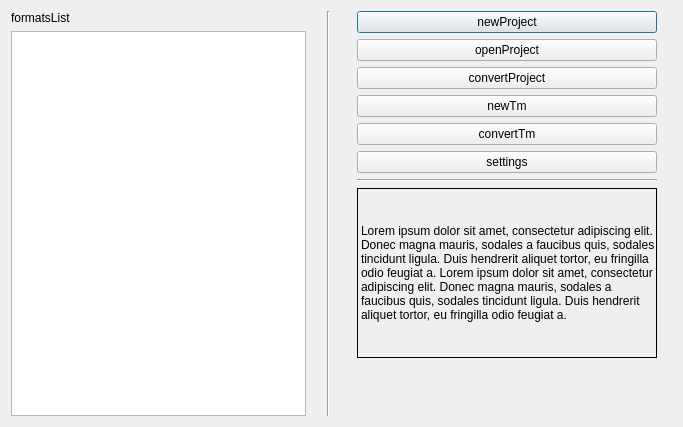
<?xml version="1.0" encoding="UTF-8"?>
<ui version="4.0">
 <class>Dialog</class>
 <widget class="QDialog" name="Dialog">
  <property name="geometry">
   <rect>
    <x>0</x>
    <y>0</y>
    <width>683</width>
    <height>427</height>
   </rect>
  </property>
  <property name="minimumSize">
   <size>
    <width>665</width>
    <height>350</height>
   </size>
  </property>
  <property name="windowTitle">
   <string>Dialog</string>
  </property>
  <layout class="QGridLayout" name="gridLayout">
   <item row="0" column="0">
    <layout class="QHBoxLayout" name="horizontalLayout">
     <item>
      <layout class="QGridLayout" name="gridLayout_3">
       <property name="rightMargin">
        <number>15</number>
       </property>
       <item row="0" column="0">
        <widget class="QLabel" name="formatsListLabel">
         <property name="text">
          <string>formatsList</string>
         </property>
        </widget>
       </item>
       <item row="1" column="0">
        <widget class="QListWidget" name="formatsListWidget"/>
       </item>
      </layout>
     </item>
     <item>
      <widget class="Line" name="line">
       <property name="orientation">
        <enum>Qt::Vertical</enum>
       </property>
      </widget>
     </item>
     <item>
      <layout class="QFormLayout" name="formLayout">
       <property name="leftMargin">
        <number>15</number>
       </property>
       <property name="rightMargin">
        <number>15</number>
       </property>
       <item row="1" column="1">
        <widget class="QPushButton" name="newProjBtn">
         <property name="text">
          <string>newProject</string>
         </property>
        </widget>
       </item>
       <item row="2" column="1">
        <widget class="QPushButton" name="opnProjBtn">
         <property name="text">
          <string>openProject</string>
         </property>
        </widget>
       </item>
       <item row="3" column="1">
        <widget class="QPushButton" name="convProjBtn">
         <property name="text">
          <string>convertProject</string>
         </property>
        </widget>
       </item>
       <item row="6" column="1">
        <widget class="QPushButton" name="settBtn">
         <property name="text">
          <string>settings</string>
         </property>
        </widget>
       </item>
       <item row="8" column="1">
        <widget class="QLabel" name="formatInfoLabel">
         <property name="minimumSize">
          <size>
           <width>300</width>
           <height>170</height>
          </size>
         </property>
         <property name="maximumSize">
          <size>
           <width>300</width>
           <height>600</height>
          </size>
         </property>
         <property name="sizeIncrement">
          <size>
           <width>0</width>
           <height>0</height>
          </size>
         </property>
         <property name="frameShape">
          <enum>QFrame::Box</enum>
         </property>
         <property name="lineWidth">
          <number>1</number>
         </property>
         <property name="midLineWidth">
          <number>0</number>
         </property>
         <property name="text">
          <string>Lorem ipsum dolor sit amet, consectetur adipiscing elit. Donec magna mauris, sodales a faucibus quis, sodales tincidunt ligula. Duis hendrerit aliquet tortor, eu fringilla odio feugiat a. Lorem ipsum dolor sit amet, consectetur adipiscing elit. Donec magna mauris, sodales a faucibus quis, sodales tincidunt ligula. Duis hendrerit aliquet tortor, eu fringilla odio feugiat a.</string>
         </property>
         <property name="textFormat">
          <enum>Qt::AutoText</enum>
         </property>
         <property name="wordWrap">
          <bool>true</bool>
         </property>
        </widget>
       </item>
       <item row="7" column="1">
        <widget class="Line" name="line_2">
         <property name="orientation">
          <enum>Qt::Horizontal</enum>
         </property>
        </widget>
       </item>
       <item row="4" column="1">
        <widget class="QPushButton" name="newTmBtn">
         <property name="text">
          <string>newTm</string>
         </property>
        </widget>
       </item>
       <item row="5" column="1">
        <widget class="QPushButton" name="convTmBtn">
         <property name="text">
          <string>convertTm</string>
         </property>
        </widget>
       </item>
      </layout>
     </item>
    </layout>
   </item>
  </layout>
 </widget>
 <resources/>
 <connections/>
</ui>
